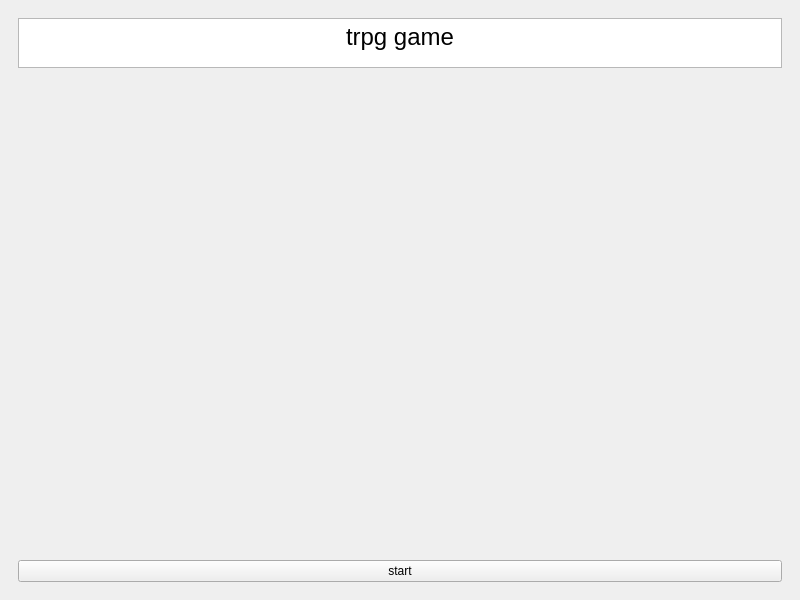
<?xml version="1.0" encoding="UTF-8"?>
<ui version="4.0">
 <class>MainWindow</class>
 <widget class="QMainWindow" name="MainWindow">
  <property name="geometry">
   <rect>
    <x>0</x>
    <y>0</y>
    <width>800</width>
    <height>600</height>
   </rect>
  </property>
  <property name="windowTitle">
   <string>MainWindow</string>
  </property>
  <widget class="QWidget" name="centralwidget">
   <property name="enabled">
    <bool>true</bool>
   </property>
   <property name="sizePolicy">
    <sizepolicy hsizetype="MinimumExpanding" vsizetype="MinimumExpanding">
     <horstretch>0</horstretch>
     <verstretch>0</verstretch>
    </sizepolicy>
   </property>
   <property name="minimumSize">
    <size>
     <width>800</width>
     <height>0</height>
    </size>
   </property>
   <layout class="QVBoxLayout" name="verticalLayout_12">
    <item>
     <widget class="QStackedWidget" name="stack_page">
      <property name="currentIndex">
       <number>0</number>
      </property>
      <widget class="QWidget" name="main">
       <layout class="QVBoxLayout" name="verticalLayout_5">
        <item>
         <widget class="QTextEdit" name="p1_text_title">
          <property name="sizePolicy">
           <sizepolicy hsizetype="Minimum" vsizetype="Fixed">
            <horstretch>0</horstretch>
            <verstretch>50</verstretch>
           </sizepolicy>
          </property>
          <property name="maximumSize">
           <size>
            <width>16777215</width>
            <height>50</height>
           </size>
          </property>
          <property name="autoFillBackground">
           <bool>true</bool>
          </property>
          <property name="readOnly">
           <bool>true</bool>
          </property>
          <property name="html">
           <string>&lt;!DOCTYPE HTML PUBLIC &quot;-//W3C//DTD HTML 4.0//EN&quot; &quot;http://www.w3.org/TR/REC-html40/strict.dtd&quot;&gt;
&lt;html&gt;&lt;head&gt;&lt;meta name=&quot;qrichtext&quot; content=&quot;1&quot; /&gt;&lt;meta charset=&quot;utf-8&quot; /&gt;&lt;style type=&quot;text/css&quot;&gt;
p, li { white-space: pre-wrap; }
hr { height: 1px; border-width: 0; }
li.unchecked::marker { content: &quot;\2610&quot;; }
li.checked::marker { content: &quot;\2612&quot;; }
&lt;/style&gt;&lt;/head&gt;&lt;body style=&quot; font-family:'맑은 고딕'; font-size:9pt; font-weight:400; font-style:normal;&quot;&gt;
&lt;p align=&quot;center&quot; style=&quot; margin-top:0px; margin-bottom:0px; margin-left:0px; margin-right:0px; -qt-block-indent:0; text-indent:0px;&quot;&gt;&lt;span style=&quot; font-size:18pt;&quot;&gt;trpg game&lt;/span&gt;&lt;/p&gt;&lt;/body&gt;&lt;/html&gt;</string>
          </property>
         </widget>
        </item>
        <item>
         <layout class="QHBoxLayout" name="horizontalLayout_3">
          <item>
           <spacer name="verticalSpacer">
            <property name="orientation">
             <enum>Qt::Orientation::Vertical</enum>
            </property>
            <property name="sizeHint" stdset="0">
             <size>
              <width>20</width>
              <height>80</height>
             </size>
            </property>
           </spacer>
          </item>
         </layout>
        </item>
        <item>
         <layout class="QVBoxLayout" name="verticalLayout_4">
          <item>
           <widget class="QPushButton" name="p1_to_p2_btn">
            <property name="text">
             <string>start</string>
            </property>
           </widget>
          </item>
         </layout>
        </item>
       </layout>
      </widget>
      <widget class="QWidget" name="gamelist">
       <layout class="QHBoxLayout" name="horizontalLayout_2">
        <item>
         <layout class="QVBoxLayout" name="verticalLayout_6">
          <item>
           <widget class="QTextEdit" name="p2_text_pagename">
            <property name="enabled">
             <bool>true</bool>
            </property>
            <property name="maximumSize">
             <size>
              <width>16777215</width>
              <height>20</height>
             </size>
            </property>
            <property name="readOnly">
             <bool>true</bool>
            </property>
            <property name="html">
             <string>&lt;!DOCTYPE HTML PUBLIC &quot;-//W3C//DTD HTML 4.0//EN&quot; &quot;http://www.w3.org/TR/REC-html40/strict.dtd&quot;&gt;
&lt;html&gt;&lt;head&gt;&lt;meta name=&quot;qrichtext&quot; content=&quot;1&quot; /&gt;&lt;meta charset=&quot;utf-8&quot; /&gt;&lt;style type=&quot;text/css&quot;&gt;
p, li { white-space: pre-wrap; }
hr { height: 1px; border-width: 0; }
li.unchecked::marker { content: &quot;\2610&quot;; }
li.checked::marker { content: &quot;\2612&quot;; }
&lt;/style&gt;&lt;/head&gt;&lt;body style=&quot; font-family:'맑은 고딕'; font-size:9pt; font-weight:400; font-style:normal;&quot;&gt;
&lt;p align=&quot;center&quot; style=&quot; margin-top:0px; margin-bottom:0px; margin-left:0px; margin-right:0px; -qt-block-indent:0; text-indent:0px;&quot;&gt;select game&lt;/p&gt;
&lt;p align=&quot;center&quot; style=&quot;-qt-paragraph-type:empty; margin-top:0px; margin-bottom:0px; margin-left:0px; margin-right:0px; -qt-block-indent:0; text-indent:0px;&quot;&gt;&lt;br /&gt;&lt;/p&gt;&lt;/body&gt;&lt;/html&gt;</string>
            </property>
            <property name="acceptRichText">
             <bool>true</bool>
            </property>
           </widget>
          </item>
          <item>
           <widget class="QListWidget" name="p2_game_list"/>
          </item>
         </layout>
        </item>
        <item>
         <layout class="QVBoxLayout" name="verticalLayout_8">
          <item>
           <widget class="QPushButton" name="p2_make_game_btn">
            <property name="text">
             <string>new game</string>
            </property>
           </widget>
          </item>
          <item>
           <widget class="QPushButton" name="p2_del_game_btn">
            <property name="text">
             <string>delete game</string>
            </property>
           </widget>
          </item>
          <item>
           <widget class="QPushButton" name="p2_to_p1_btn">
            <property name="text">
             <string>go back</string>
            </property>
           </widget>
          </item>
         </layout>
        </item>
       </layout>
      </widget>
      <widget class="QWidget" name="charlist">
       <layout class="QHBoxLayout" name="horizontalLayout">
        <item>
         <layout class="QVBoxLayout" name="verticalLayout_7">
          <item>
           <widget class="QTextEdit" name="p3_text_gamename">
            <property name="maximumSize">
             <size>
              <width>16777215</width>
              <height>20</height>
             </size>
            </property>
            <property name="readOnly">
             <bool>true</bool>
            </property>
           </widget>
          </item>
          <item>
           <widget class="QTextBrowser" name="p3_text_pagename">
            <property name="maximumSize">
             <size>
              <width>16777215</width>
              <height>20</height>
             </size>
            </property>
            <property name="html">
             <string>&lt;!DOCTYPE HTML PUBLIC &quot;-//W3C//DTD HTML 4.0//EN&quot; &quot;http://www.w3.org/TR/REC-html40/strict.dtd&quot;&gt;
&lt;html&gt;&lt;head&gt;&lt;meta name=&quot;qrichtext&quot; content=&quot;1&quot; /&gt;&lt;meta charset=&quot;utf-8&quot; /&gt;&lt;style type=&quot;text/css&quot;&gt;
p, li { white-space: pre-wrap; }
hr { height: 1px; border-width: 0; }
li.unchecked::marker { content: &quot;\2610&quot;; }
li.checked::marker { content: &quot;\2612&quot;; }
&lt;/style&gt;&lt;/head&gt;&lt;body style=&quot; font-family:'맑은 고딕'; font-size:9pt; font-weight:400; font-style:normal;&quot;&gt;
&lt;p align=&quot;center&quot; style=&quot; margin-top:0px; margin-bottom:0px; margin-left:0px; margin-right:0px; -qt-block-indent:0; text-indent:0px;&quot;&gt;select char&lt;/p&gt;&lt;/body&gt;&lt;/html&gt;</string>
            </property>
           </widget>
          </item>
          <item>
           <widget class="QListWidget" name="p3_char_list"/>
          </item>
         </layout>
        </item>
        <item>
         <layout class="QVBoxLayout" name="verticalLayout_2">
          <item>
           <widget class="QPushButton" name="p3_make_char_btn">
            <property name="text">
             <string>add char</string>
            </property>
           </widget>
          </item>
          <item>
           <widget class="QPushButton" name="p3_to_p2_btn">
            <property name="text">
             <string>go back</string>
            </property>
           </widget>
          </item>
          <item>
           <widget class="QPushButton" name="p3_play_btn">
            <property name="text">
             <string>game goon</string>
            </property>
           </widget>
          </item>
          <item>
           <widget class="QPushButton" name="p3_del_char_btn">
            <property name="text">
             <string>delete </string>
            </property>
           </widget>
          </item>
         </layout>
        </item>
       </layout>
      </widget>
      <widget class="QWidget" name="makechar">
       <layout class="QVBoxLayout" name="verticalLayout_3">
        <item>
         <layout class="QVBoxLayout" name="verticalLayout_9">
          <item>
           <widget class="QTextEdit" name="p4_text_gamename">
            <property name="maximumSize">
             <size>
              <width>16777215</width>
              <height>20</height>
             </size>
            </property>
           </widget>
          </item>
          <item>
           <widget class="QTextEdit" name="p4_text_pagename">
            <property name="maximumSize">
             <size>
              <width>16777215</width>
              <height>20</height>
             </size>
            </property>
            <property name="readOnly">
             <bool>true</bool>
            </property>
            <property name="html">
             <string>&lt;!DOCTYPE HTML PUBLIC &quot;-//W3C//DTD HTML 4.0//EN&quot; &quot;http://www.w3.org/TR/REC-html40/strict.dtd&quot;&gt;
&lt;html&gt;&lt;head&gt;&lt;meta name=&quot;qrichtext&quot; content=&quot;1&quot; /&gt;&lt;meta charset=&quot;utf-8&quot; /&gt;&lt;style type=&quot;text/css&quot;&gt;
p, li { white-space: pre-wrap; }
hr { height: 1px; border-width: 0; }
li.unchecked::marker { content: &quot;\2610&quot;; }
li.checked::marker { content: &quot;\2612&quot;; }
&lt;/style&gt;&lt;/head&gt;&lt;body style=&quot; font-family:'맑은 고딕'; font-size:9pt; font-weight:400; font-style:normal;&quot;&gt;
&lt;p align=&quot;center&quot; style=&quot; margin-top:0px; margin-bottom:0px; margin-left:0px; margin-right:0px; -qt-block-indent:0; text-indent:0px;&quot;&gt;make char&lt;/p&gt;&lt;/body&gt;&lt;/html&gt;</string>
            </property>
           </widget>
          </item>
          <item>
           <layout class="QHBoxLayout" name="horizontalLayout_6">
            <item>
             <layout class="QHBoxLayout" name="horizontalLayout_10"/>
            </item>
            <item>
             <layout class="QVBoxLayout" name="verticalLayout_11">
              <property name="spacing">
               <number>0</number>
              </property>
              <property name="sizeConstraint">
               <enum>QLayout::SizeConstraint::SetMaximumSize</enum>
              </property>
              <item>
               <widget class="QPushButton" name="p4_goback_btn">
                <property name="sizePolicy">
                 <sizepolicy hsizetype="Fixed" vsizetype="Fixed">
                  <horstretch>0</horstretch>
                  <verstretch>0</verstretch>
                 </sizepolicy>
                </property>
                <property name="text">
                 <string>뒤로가기</string>
                </property>
               </widget>
              </item>
              <item>
               <widget class="QPushButton" name="p4_goon_btn">
                <property name="sizePolicy">
                 <sizepolicy hsizetype="Fixed" vsizetype="Fixed">
                  <horstretch>0</horstretch>
                  <verstretch>0</verstretch>
                 </sizepolicy>
                </property>
                <property name="text">
                 <string>선택</string>
                </property>
               </widget>
              </item>
             </layout>
            </item>
           </layout>
          </item>
         </layout>
        </item>
       </layout>
      </widget>
      <widget class="QWidget" name="playmap">
       <layout class="QVBoxLayout" name="verticalLayout_10">
        <item>
         <layout class="QVBoxLayout" name="verticalLayout">
          <item>
           <widget class="QGraphicsView" name="graphicsView"/>
          </item>
         </layout>
        </item>
       </layout>
      </widget>
      <widget class="QWidget" name="fightpage">
       <layout class="QVBoxLayout" name="verticalLayout_13">
        <item>
         <layout class="QHBoxLayout" name="horizontalLayout_9">
          <item>
           <widget class="QGraphicsView" name="graphicsView_2"/>
          </item>
         </layout>
        </item>
       </layout>
      </widget>
     </widget>
    </item>
   </layout>
  </widget>
  <widget class="QMenuBar" name="menubar">
   <property name="geometry">
    <rect>
     <x>0</x>
     <y>0</y>
     <width>800</width>
     <height>21</height>
    </rect>
   </property>
  </widget>
 </widget>
 <resources/>
 <connections/>
</ui>
